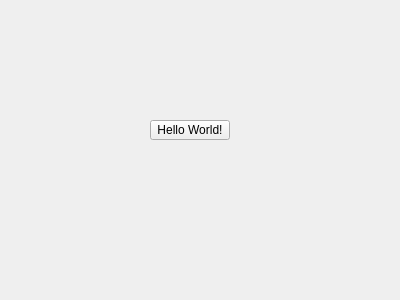
<?xml version="1.0" encoding="UTF-8"?>
<ui version="4.0">
 <class>RegexForm</class>
 <widget class="QWidget" name="RegexForm">
  <property name="geometry">
   <rect>
    <x>0</x>
    <y>0</y>
    <width>400</width>
    <height>300</height>
   </rect>
  </property>
  <property name="windowTitle">
   <string>Form</string>
  </property>
  <widget class="QPushButton" name="pushButton">
   <property name="geometry">
    <rect>
     <x>150</x>
     <y>120</y>
     <width>80</width>
     <height>20</height>
    </rect>
   </property>
   <property name="text">
    <string>Hello World!</string>
   </property>
  </widget>
 </widget>
 <resources/>
 <connections/>
</ui>
